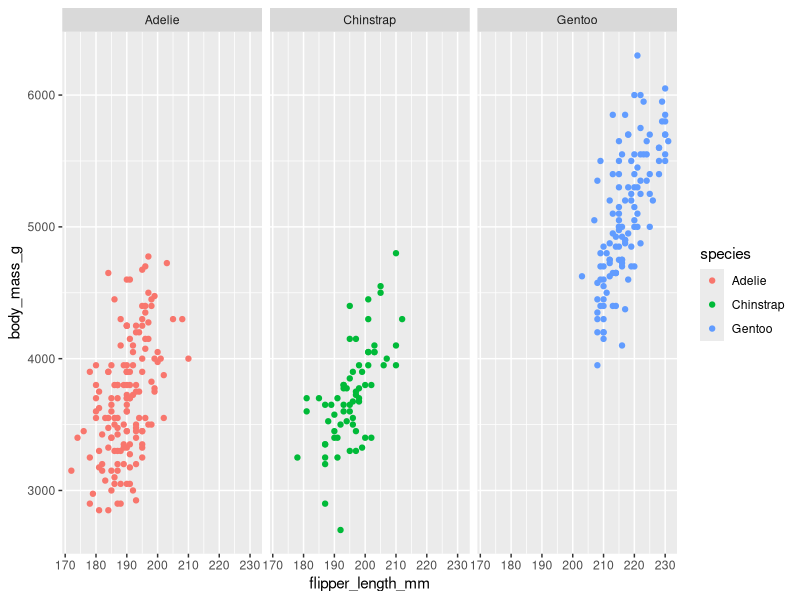

R code for this plot:
library(ggplot2)
library(palmerpenguins)

# Facetas para 1 variável:
ggplot(data=penguins) + 
  geom_point(mapping=aes(x=flipper_length_mm,y=body_mass_g,color=species)) + 
  facet_wrap(~species)